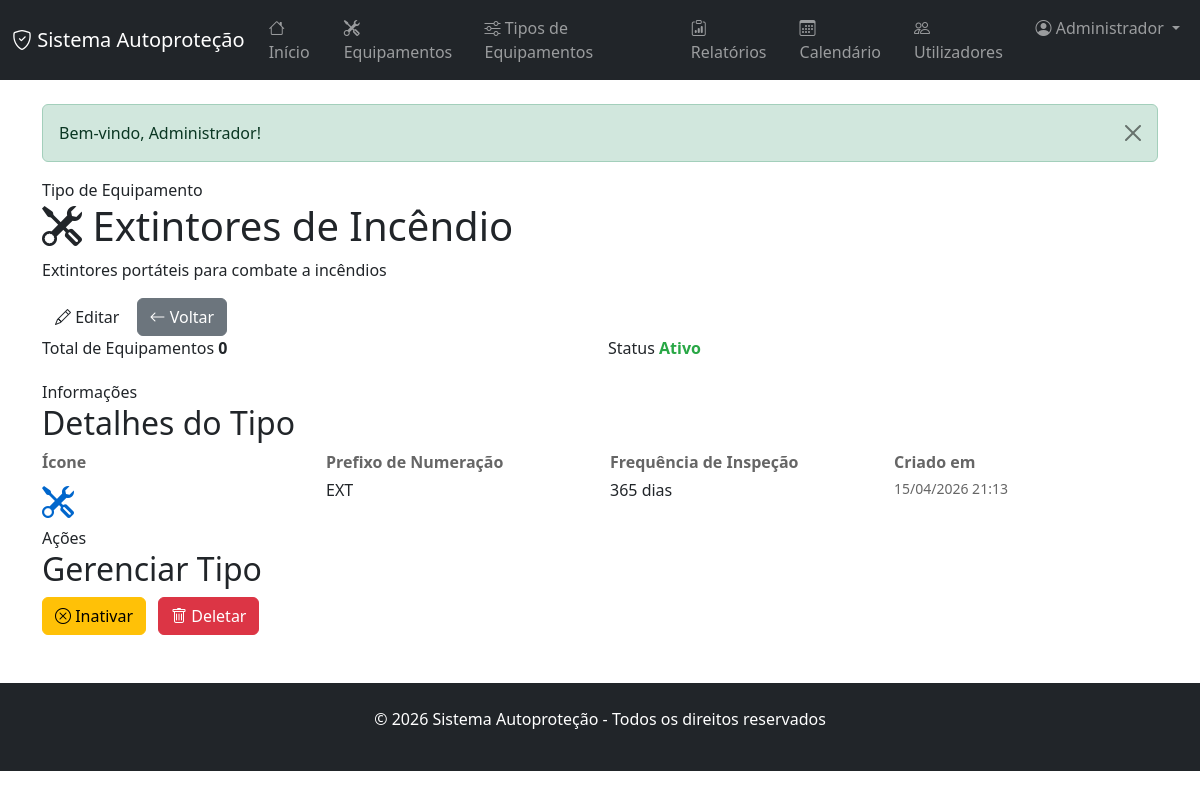
Screenshot of /index.php?controler=tipo_equipamento&acao=ver&id=1 (signed in) with the database file from the repository.
### tables this page shows
CREATE TABLE IF NOT EXISTS tipos_equipamentos (
    id INT AUTO_INCREMENT PRIMARY KEY,
    nome VARCHAR(100) NOT NULL,
    descricao TEXT,
    icone VARCHAR(50),
    prefixo_numeracao VARCHAR(20) COMMENT 'Prefixo para numeração dos equipamentos, ex: EXT, HID, LUM',
    proximo_numero INT DEFAULT 1 COMMENT 'Próximo número sequencial do tipo de equipamento',
    frequencia_inspecao INT COMMENT 'Frequência em dias',
    ativo BOOLEAN DEFAULT TRUE,
    data_criacao TIMESTAMP DEFAULT CURRENT_TIMESTAMP,
    UNIQUE KEY uk_tipo_nome (nome),
    INDEX idx_ativo (ativo)
);

### app/core/View.php (called while the page is built, shortened)
<?php
class View {
    public static function render($view, array $data = []) {
        $viewPath = APP_PATH . DIRECTORY_SEPARATOR . 'views' . DIRECTORY_SEPARATOR . str_replace('/', DIRECTORY_SEPARATOR, $view) . '.php';
        extract($data, EXTR_SKIP);
        require $viewPath;
        require APP_PATH . DIRECTORY_SEPARATOR . 'views' . DIRECTORY_SEPARATOR . 'layouts' . DIRECTORY_SEPARATOR . 'main.php';
    }
}

### app/core/Controller.php (called while the page is built, shortened)
<?php
abstract class Controller {
    protected function render($view, array $data = []) {
        View::render($view, $data);
    }
}

### app/controllers/TipoEquipamentoController.php (called while the page is built, shortened)
<?php
class TipoEquipamentoController extends Controller {
    private $tipoEquipamento;
    public function __construct() {
        $this->tipoEquipamento = new TipoEquipamento();
    }
    public function ver($id) {
        $tipo = $this->tipoEquipamento->getById($id);
        $totalEquipamentos = $this->tipoEquipamento->getContagemEquipamentos($id);
        $this->render('tipos_equipamentos/ver', compact('tipo', 'totalEquipamentos'));
    }
}

### app/core/Application.php (called while the page is built, shortened)
<?php
class Application {
    public function run() {
        $router = new Router();
        $route = $router->resolve($_GET);
        $this->dispatch($route);
    }
    private function registerAutoloader() {
        spl_autoload_register(function ($class) {
            $directories = [
                APP_PATH . DIRECTORY_SEPARATOR . 'core',
                APP_PATH . DIRECTORY_SEPARATOR . 'models',
                APP_PATH . DIRECTORY_SEPARATOR . 'controllers',
            ];
            foreach ($directories as $directory) {
                $file = $directory . DIRECTORY_SEPARATOR . $class . '.php';
                if (file_exists($file)) {
                    return;
                }
            }
        });
    }
    private function dispatch($route) {
        try {
            $controller = new $route['controller']();
            call_user_func_array([$controller, $route['action']], $route['params']);
        } catch (Throwable $exception) {
            $this->handleException($exception);
        }
    }
}

### public/index.php (called while the page is built)
<?php
require_once dirname(__DIR__) . DIRECTORY_SEPARATOR . 'app' . DIRECTORY_SEPARATOR . 'core' . DIRECTORY_SEPARATOR . 'Application.php';
$application = new Application();
$application->run();

### app/models/TipoEquipamento.php (called while the page is built, shortened)
<?php
class TipoEquipamento {
    private $db;
    private $table = 'tipos_equipamentos';
    public function __construct() {
        $this->db = new Database();
    }
    public function getById($id) {
        $id = (int)$id;
        $query = "SELECT * FROM {$this->table} WHERE id = {$id}";
        $resultado = $this->db->query($query);
        if ($resultado && $resultado->num_rows > 0) {
            return $resultado->fetch_assoc();
        }
        return null;
    }
    public function getContagemEquipamentos($id) {
        $id = (int)$id;
        $query = "SELECT COUNT(*) as total FROM equipamentos WHERE tipo_equipamento_id = {$id}";
        $resultado = $this->db->query($query);
        $row = $resultado->fetch_assoc();
        return (int)$row['total'];
    }
}

### app/models/Database.php (called while the page is built, shortened)
<?php
class Database {
    private $conexao;
    private $host;
    private $port;
    private $user;
    private $password;
    private $dbname;
    public function __construct() {
        $config = require CONFIG_PATH . DIRECTORY_SEPARATOR . 'database.php';
        $this->host = $config['host'];
        $this->port = $config['port'] ?? 3306;
        $this->user = $config['user'];
        $this->password = $config['password'];
        $this->dbname = $config['dbname'];
    }
    private function conectar() {
        try {
            $connection = new mysqli(
                $this->host,
                $this->user,
                $this->password,
                $this->dbname,
                (int)$this->port
            );
            $connection->set_charset("utf8mb4");
            $this->conexao = $connection;
        } catch (Exception $e) {
            die('Erro de conexão com a base de dados: ' . $e->getMessage());
        }
    }
    public function query($query) {
        return $this->conexao->query($query);
    }
}

### app/views/tipos_equipamentos/ver.php (the view, shortened to what this page needs)
<?php
$tipo = $tipo ?? [];
$nome = htmlspecialchars($tipo['nome'] ?? '', ENT_QUOTES, 'UTF-8');
$descricao = htmlspecialchars($tipo['descricao'] ?? '', ENT_QUOTES, 'UTF-8');
$icone = htmlspecialchars($tipo['icone'] ?? 'bi-tools', ENT_QUOTES, 'UTF-8');
$prefixo = htmlspecialchars($tipo['prefixo_numeracao'] ?? '', ENT_QUOTES, 'UTF-8');
$frequencia = (int)($tipo['frequencia_inspecao'] ?? 0);
$ativo = (bool)($tipo['ativo'] ?? true);
$totalEquipamentos = (int)($totalEquipamentos ?? 0);
?>
<section class="page-shell page-shell--narrow tipo-equipamento-ver-page">
    <header class="page-hero compact">
        <div>
            <span class="page-hero__eyebrow">Tipo de Equipamento</span>
            <h1>
                <i class="bi <?php echo $icone; ?>"></i>
                <?php echo $nome; ?>
            </h1>
            <?php if ($descricao): ?>
                <p><?php echo $descricao; ?></p>
            <?php endif; ?>
        </div>
        <div class="page-hero__actions">
            <a href="index.php?controler=tipo_equipamento&acao=editar&id=<?php echo (int)$tipo['id']; ?>" class="btn btn-dashboard-primary">
                <i class="bi bi-pencil"></i>
                Editar
            </a>
            <a href="index.php?controler=tipo_equipamento&acao=listar" class="btn btn-secondary">
                <i class="bi bi-arrow-left"></i>
                Voltar
            </a>
        </div>
    </header>
    <div style="display: grid; grid-template-columns: 1fr 1fr; gap: 16px; margin-bottom: 20px;">
        <section class="mini-stats-grid">
            <article class="mini-stat-card">
                <span>Total de Equipamentos</span>
                <strong><?php echo $totalEquipamentos; ?></strong>
            </article>
        </section>
        <section class="mini-stats-grid">
            <article class="mini-stat-card">
                <span>Status</span>
                <strong style="color: <?php echo $ativo ? '#28a745' : '#dc3545'; ?>;">
                    <?php echo $ativo ? 'Ativo' : 'Inativo'; ?>
                </strong>
            </article>
        </section>
    </div>
    <section class="panel-surface">
        <div class="panel-surface__header">
            <span class="panel-surface__eyebrow">Informações</span>
            <h2>Detalhes do Tipo</h2>
        </div>
        <div style="display: grid; grid-template-columns: repeat(auto-fit, minmax(200px, 1fr)); gap: 20px;">
            <div>
                <label style="display: block; font-weight: 600; margin-bottom: 4px; color: #666;">Ícone</label>
                <div style="font-size: 32px; color: #0066cc;">
                    <i class="bi <?php echo $icone; ?>"></i>
                </div>
            </div>
            <?php if ($prefixo): ?>
                <div>
                    <label style="display: block; font-weight: 600; margin-bottom: 4px; color: #666;">Prefixo de Numeração</label>
                    <p style="margin: 0; font-size: 16px;"><?php echo $prefixo; ?></p>
                </div>
            <?php endif; ?>
            <?php if ($frequencia > 0): ?>
                <div>
                    <label style="display: block; font-weight: 600; margin-bottom: 4px; color: #666;">Frequência de Inspeção</label>
                    <p style="margin: 0; font-size: 16px;"><?php echo $frequencia; ?> dias</p>
                </div>
            <?php endif; ?>
            <?php if ($tipo['data_criacao']): ?>
                <div>
                    <label style="display: block; font-weight: 600; margin-bottom: 4px; color: #666;">Criado em</label>
                    <p style="margin: 0; font-size: 14px; color: #666;">
                        <?php echo date('d/m/Y H:i', strtotime($tipo['data_criacao'])); ?>
                    </p>
                </div>
            <?php endif; ?>
        </div>
    </section>
    <section class="panel-surface">
        <div class="panel-surface__header">
            <span class="panel-surface__eyebrow">Ações</span>
            <h2>Gerenciar Tipo</h2>
        </div>
        <div style="display: flex; gap: 12px; flex-wrap: wrap;">
            <a href="index.php?controler=tipo_equipamento&acao=toggleAtivo&id=<?php echo (int)$tipo['id']; ?>"
               class="btn <?php echo $ativo ? 'btn-warning' : 'btn-success'; ?>"
               onclick="return confirm('Tem a certeza que deseja <?php echo $ativo ? 'inativar' : 'ativar'; ?> este tipo?');">
                <i class="bi <?php echo $ativo ? 'bi-x-circle' : 'bi-check-circle'; ?>"></i>
                <?php echo $ativo ? 'Inativar' : 'Ativar'; ?>
            </a>
            <?php if ($totalEquipamentos === 0): ?>
                <a href="index.php?controler=tipo_equipamento&acao=deletar&id=<?php echo (int)$tipo['id']; ?>"
                   class="btn btn-danger"
                   onclick="return confirm('Tem a certeza que deseja deletar este tipo? Esta ação não pode ser desfeita.');">
                    <i class="bi bi-trash"></i>
                    Deletar
                </a>
            <?php endif; ?>
        </div>
    </section>
</section>

### rows the page displays
tipos_equipamentos: nome "Extintores de Incêndio", descricao "Extintores portáteis para combate a incêndios", prefixo_numeracao "EXT", frequencia_inspecao "365", data_criacao "15/04/2026 21:13"

### other values shown
APP_NAME "Sistema Autoproteção"
$_SESSION['utilizador_nome'] "Administrador"
$_SESSION['mensagem'] "Bem-vindo, Administrador!"
$totalEquipamentos "0"
